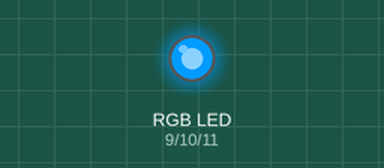
A sketch run on a simulated Arduino Uno, built with avr-gcc and run on an emulated ATmega328P. Parts: an RGB LED mixed from three pins (HIGH = lit).

Above: at 0.05 s.
At 1.5 s:
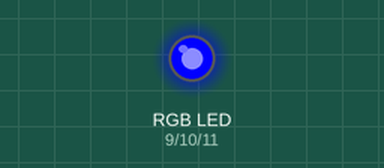
At 2.95 s:
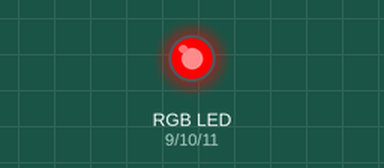
At 3.7 s:
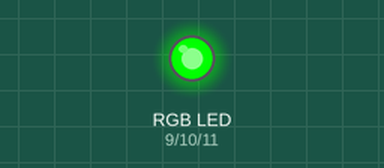
At 4.45 s:
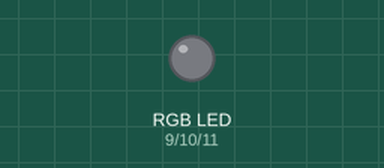
At 5.95 s:
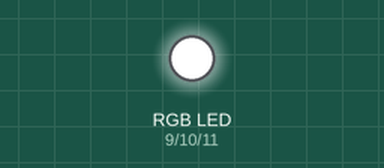
Timing chart, 0 to 7.8 s (numbered marks = the images above):
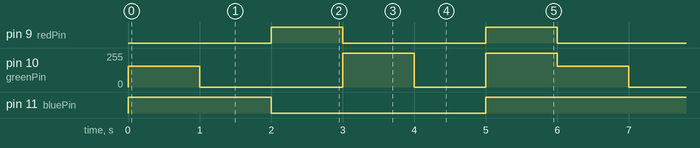

Measured:
- by itself, pin 9 (redPin): alternates HIGH for 1.0 s and LOW for 2.0 s
- by itself, pin 10 (greenPin): repeats every 6.0 s: 0/255 2.0 s, 255/255 1.0 s, 0/255 1.0 s, 255/255 1.0 s, 155/255 1.0 s
- by itself, pin 11 (bluePin): repeats every 6.0 s: LOW 3.0 s, HIGH 3.0 s

The sketch:

Ejercicio2.ino
```cpp
const int redPin = 9;   // Pin rojo
const int greenPin = 10; // Pin verde
const int bluePin = 11;  // Pin azul

void setup() {
  pinMode(redPin, OUTPUT);
  pinMode(greenPin, OUTPUT);
  pinMode(bluePin, OUTPUT);
}

void setColorIntensity(int redValue, int greenValue, int blueValue) {

  // Inversión para ánodo común (255 - valor)
  analogWrite(redPin, 255 - redValue);
  analogWrite(greenPin, 255 - greenValue);
  analogWrite(bluePin, 255 - blueValue);
}

void loop() {
  // Naranja
  setColorIntensity(255, 100, 0);
  delay(1000);

  // Amarillo
  setColorIntensity(255, 255, 0);
  delay(1000);

  // Cian
  setColorIntensity(0, 255, 255);
  delay(1000);

  // Magenta
  setColorIntensity(255, 0, 255);
  delay(1000);

  // Blanco
  setColorIntensity(255, 255, 255);
  delay(1000);
  // Apagado
  setColorIntensity(0, 0, 0);
  delay(1000);
}
```
